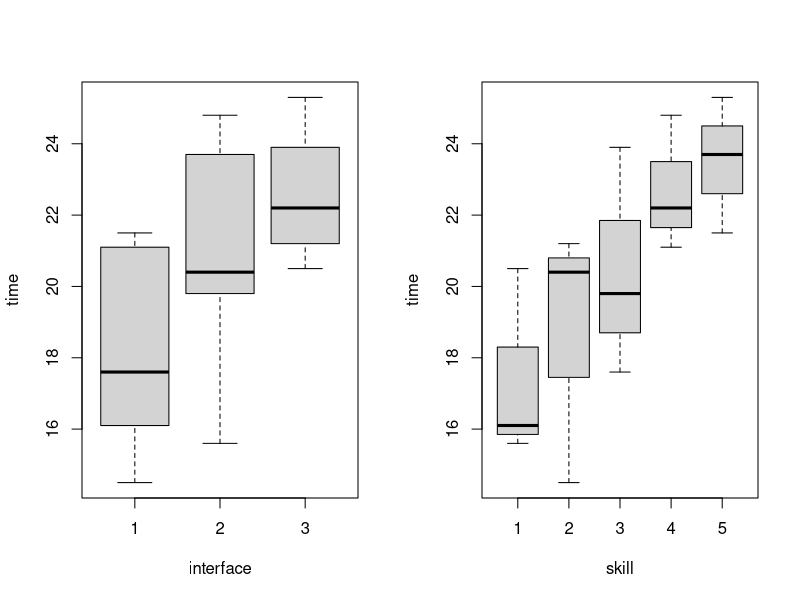
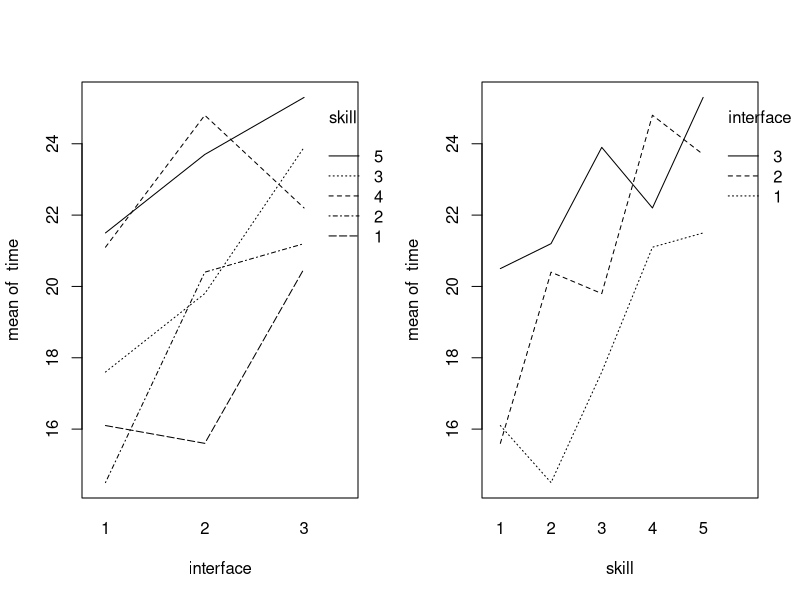
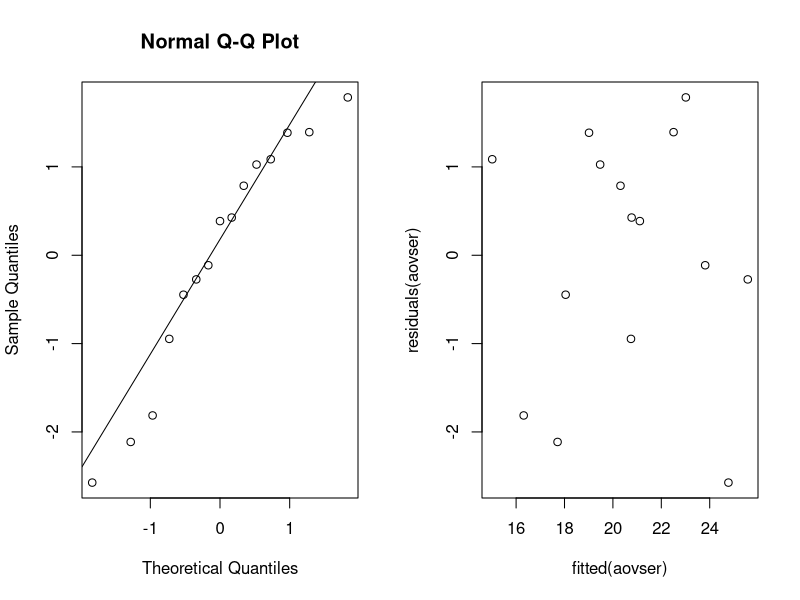
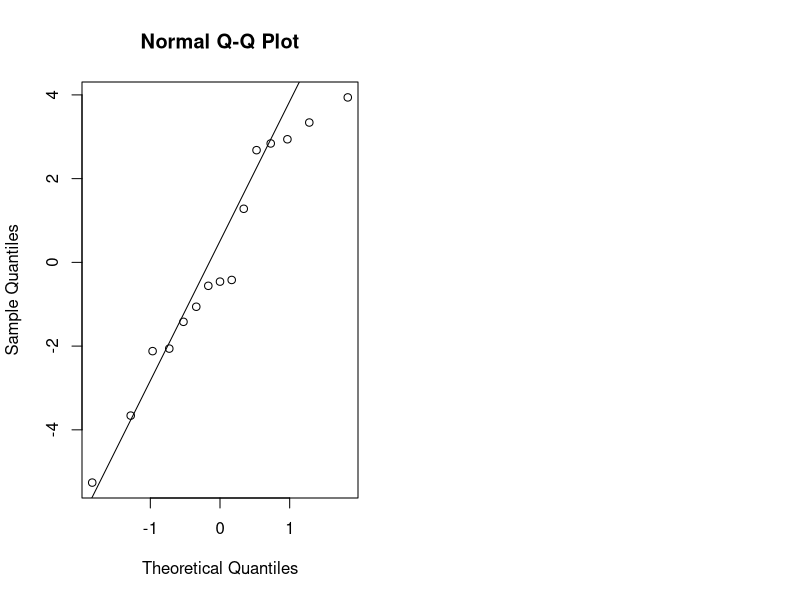

Source code (R) for these figures, in order:
## ---- chunk 1
library(knitr)
library(multcomp)
library(lme4)
## ---- chunk 2
search = read.table("search.txt", header = TRUE)
attach(search)
## ---- chunk 3
B = 5 # 5 user skill levels
I = 3 # 3 interface types

blocks = matrix(0, B, I)

for (i in 1:B) {
  blocks[i, ] = sample(((i - 1) * I + 1):(i * I))
}

kable(x = blocks, caption = "Randomization of students to interfaces")
## ---- chunk 4
par(mfrow = c(1, 2))

boxplot(time ~ interface)
boxplot(time ~ skill)

interaction.plot(interface, skill, time)
interaction.plot(skill, interface, time)
## ---- chunk 5
search$interface = as.factor(interface)
search$skill = as.factor(skill)
## ---- chunk 6
aovser = lm(time ~ interface + skill, data = search)
anova(aovser)
## ---- chunk 7
multser = glht(aovser, linfct = mcp(skill = "Tukey"))
summary(multser)
## ---- chunk 8
par(mfrow = c(1, 2))
qqnorm(residuals(aovser))
qqline(residuals(aovser))
plot(fitted(aovser), residuals(aovser))
## ---- chunk 9
friedman.test(time, interface, skill)
## ---- chunk 10
aovinter = lm(time ~ interface, data = search)
anova(aovinter)
## ---- chunk 11
qqnorm(residuals(aovinter))
qqline(residuals(aovinter))
## ---- chunk 12
data = read.table("cream.txt", header=TRUE)
data$starter = factor(data$starter)
data$batch = factor(data$batch)
data$position = factor(data$position)
attach(data)
## ---- chunk 13
model1 = lm(acidity~starter+batch+position,data)
model2 = update(model1, . ~ . - starter:batch:position) #remove interactions
data.aov = aov(model2,data)
summary(data.aov)
## ---- chunk 14
model = lm(acidity~starter+batch+position, data=data)
startermult = glht(model,linfct=mcp(starter="Tukey"))
summary(startermult)
## ---- chunk 15
confint(startermult, level=0.95)
## ---- chunk 16
data = read.table("nauseatable.txt", header=TRUE)
attach(data)

chlorpromazine_no_nausea = data[1,1]
chlorpromazine_nausea = data[1,2]
pentobarbital_100mg_no_nausea = data[2,1]
pentobarbital_100mg_nausea = data[2,2]
pentobarbital_150mg_no_nausea = data[3,1]
pentobarbital_150mg_nausea = data[3,2]
## ---- chunk 17
nausea = c()
medicine = c()

for(i in 1:304){
  if(i <= 100){
    nausea[i] = 0
    medicine[i] = "chlorpromazine"
  }else if(i > 100 && i <= 152){
    nausea[i] = 1
    medicine[i] = "chlorpromazine"
  }else if(i > 152 && i <= 184){
    nausea[i] = 0
    medicine[i] = "pentobarbital 100mg"
  }else if(i > 184 && i <= 219){
    nausea[i] = 1
    medicine[i] = "pentobarbital 100mg"
  }else if(i > 219 && i <= 267){
    nausea[i]=0
    medicine[i] = "pentobarbital 150mg"
  }else if(i > 267 && i <= 304){
    nausea[i] = 1
    medicine[i] = "pentobarbital 150mg"
  }
}

nausea.frame = data.frame(nausea,medicine)
## ---- chunk 18
xtabs(~medicine+nausea)
## ---- chunk 19
attach(nausea.frame)

B=1000
tstar=numeric(B)
for(i in 1:B){
  treatstar=sample(medicine)
  tstar[i] = chisq.test(xtabs(~treatstar+nausea))[[1]]
}

myt=chisq.test(xtabs(~medicine+nausea))[[1]]

pl=sum(tstar<myt)/B
pr=sum(tstar>myt)/B
pl
## ---- chunk 20
pl;chisq.test(xtabs(~nausea+medicine))[[3]]
